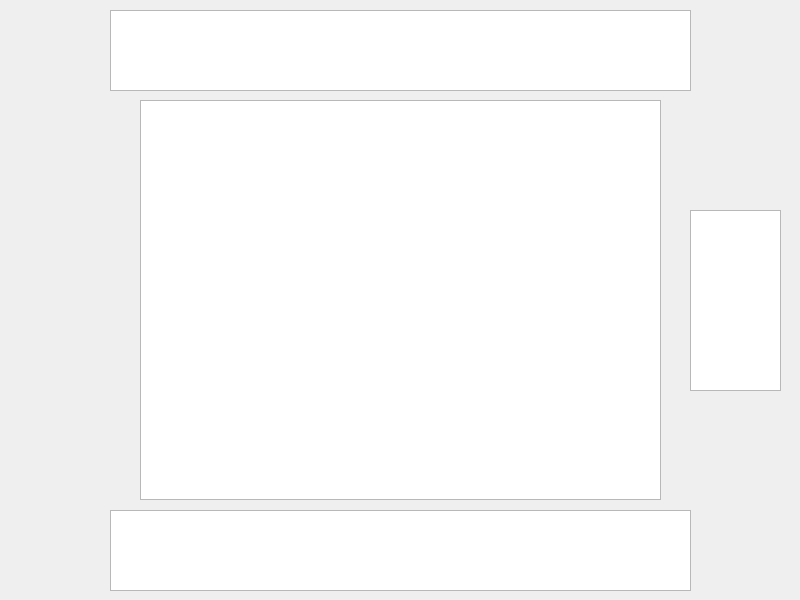
<?xml version="1.0" encoding="UTF-8"?>
<ui version="4.0">
 <class>MainWindow</class>
 <widget class="QMainWindow" name="MainWindow">
  <property name="geometry">
   <rect>
    <x>0</x>
    <y>0</y>
    <width>800</width>
    <height>600</height>
   </rect>
  </property>
  <property name="windowTitle">
   <string>MainWindow</string>
  </property>
  <widget class="QWidget" name="centralwidget">
   <widget class="QGraphicsView" name="Board">
    <property name="geometry">
     <rect>
      <x>140</x>
      <y>100</y>
      <width>521</width>
      <height>400</height>
     </rect>
    </property>
    <property name="frameShadow">
     <enum>QFrame::Plain</enum>
    </property>
    <property name="verticalScrollBarPolicy">
     <enum>Qt::ScrollBarAlwaysOff</enum>
    </property>
    <property name="horizontalScrollBarPolicy">
     <enum>Qt::ScrollBarAlwaysOff</enum>
    </property>
   </widget>
   <widget class="QGraphicsView" name="WhiteCapturedPIeces">
    <property name="geometry">
     <rect>
      <x>110</x>
      <y>510</y>
      <width>581</width>
      <height>81</height>
     </rect>
    </property>
   </widget>
   <widget class="QGraphicsView" name="BlackCapturedPieces">
    <property name="geometry">
     <rect>
      <x>110</x>
      <y>10</y>
      <width>581</width>
      <height>81</height>
     </rect>
    </property>
   </widget>
   <widget class="QGraphicsView" name="Clock">
    <property name="geometry">
     <rect>
      <x>690</x>
      <y>210</y>
      <width>91</width>
      <height>181</height>
     </rect>
    </property>
   </widget>
  </widget>
 </widget>
 <resources/>
 <connections/>
</ui>
